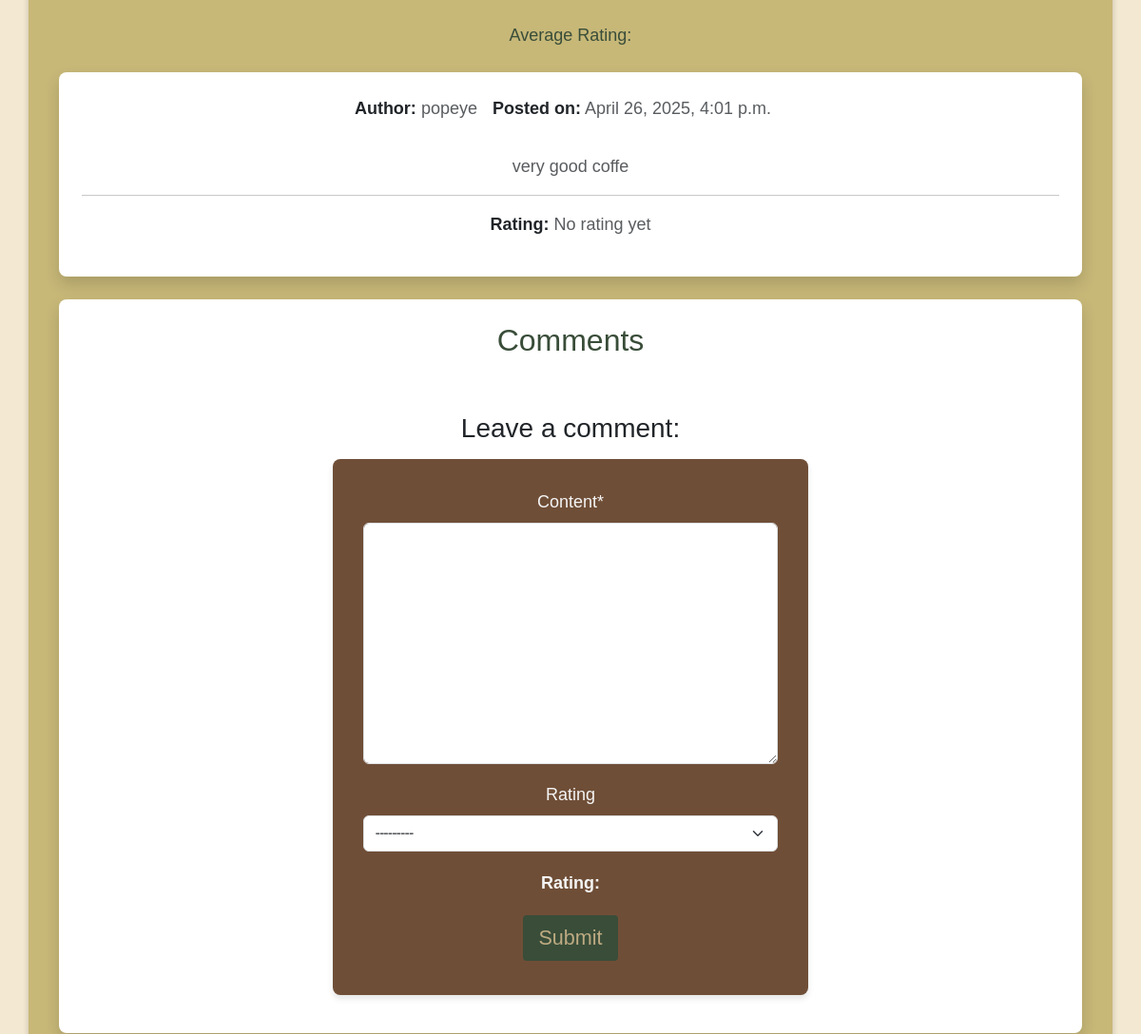
The page /blog/coffe-fine/ (signed in, middle part) on the database as committed earlier.
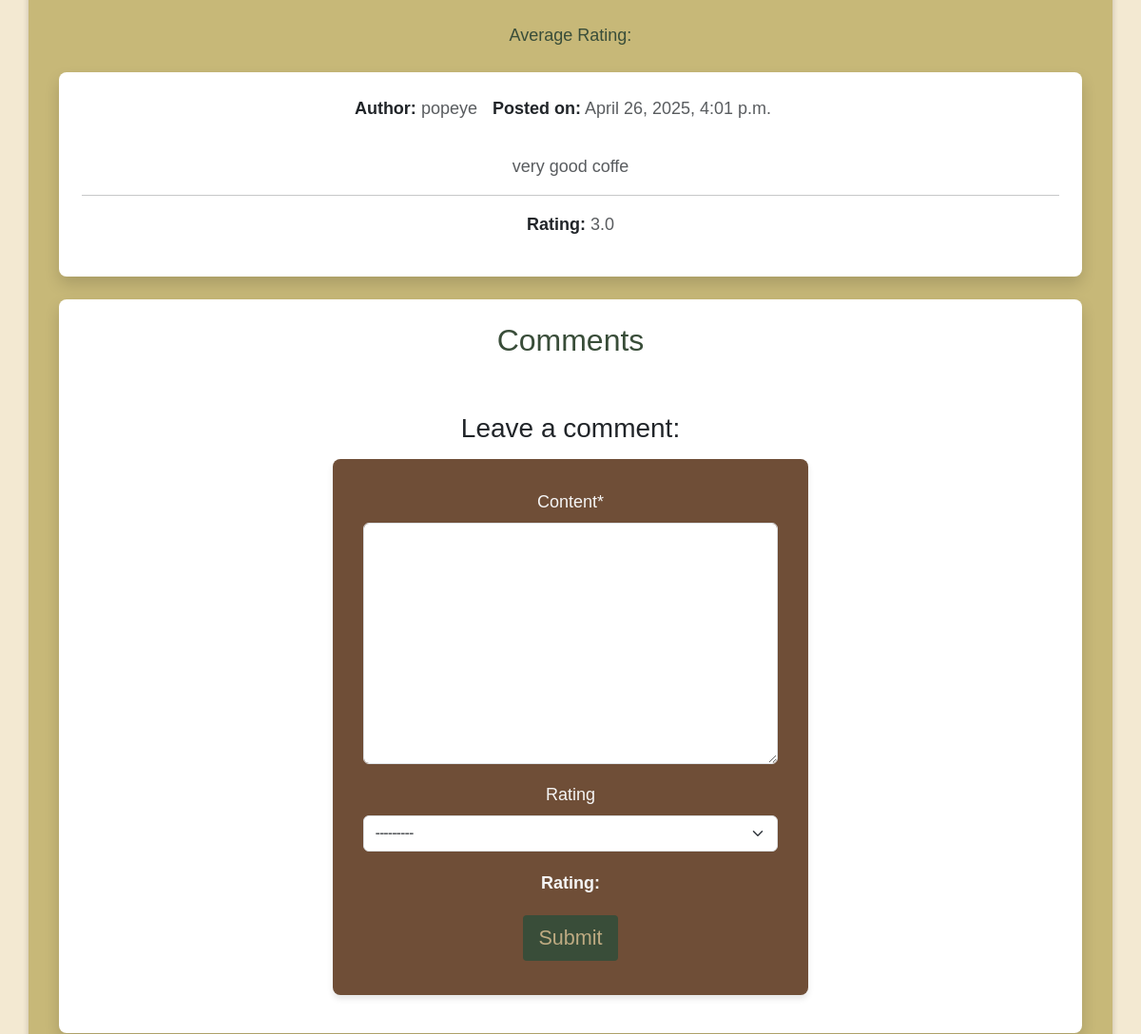
The same page on the database as committed later.
### blog/models.py (models this page shows, shortened)
class CoffeePost(models.Model):
    title = models.CharField(max_length=200, unique=True)
    slug = models.SlugField(max_length=200, unique=True, blank=True)
    description = models.TextField()
    author = models.ForeignKey(
        User, on_delete=models.CASCADE, related_name="blog_posts"
    )
    featured_image = CloudinaryField('image', default='placeholder')
    date_posted = models.DateTimeField(auto_now_add=True)
    average_rating = models.FloatField(default=0.0)
    class Meta:
        ordering = ["-date_posted"]

### blog/views.py (the view, shortened to what this page needs)
# urls.py: path('<slug:slug>/', views.post_detail, name='post_detail'),
@login_required
def post_detail(request, slug):
    post = get_object_or_404(CoffeePost, slug=slug)
    comments = Comment.objects.filter(post=post)
    comment_form = CommentForm(request.POST or None)
    rating_form = RatingForm(request.POST or None)
    context = {
        'post': post,
        'comments': comments,
        'comment_form': comment_form,
        'rating_form': rating_form,
    }
    return render(request, 'blog/post_detail.html', context)

### blog/forms.py
class CommentForm(forms.ModelForm):
    class Meta:
        model = Comment
        fields = ['content', 'rating']

class RatingForm(forms.ModelForm):
    class Meta:
        model = Rating
        fields = ['stars']
        widgets = {
            'stars': forms.Select(attrs={
                'class': 'form-select',
                'id': 'id_stars',
                'required': True
            })
        }

### blog/templates/blog/post_detail.html (shortened to what this page needs)
{% extends "base.html" %}
{% load static %}
{% load crispy_forms_tags %}
{% block content %}
<div class="wrapper">
<div class="container py-5">
    <div class="text-center mb-4">
        <p>Average Rating: {{ post.get_average_rating }}</p>
    </div>
    <div class="post-card card shadow border-0 rounded-3 p-4">
        <div class="post-metadata d-flex justify-content-center mb-3">
            <p class="me-3">
                <strong>Author:</strong> <span class="text-muted">{{ post.author }}</span>
            </p>
            <p class="me-3">
                <strong>Posted on:</strong>
                <time class="text-muted">{{ post.date_posted }}</time>
            </p>
        </div>
        <div class="post-description">
            <p class="text-muted mb-0">{{ post.description }}</p>
        </div>
        <hr class="my-3" />
        <div class="post-rating text-center">
            <p>
                <strong>Rating:</strong> <span class="text-muted">{{ post.average_rating|default:"No rating yet" }}</span>
            </p>
        </div>
    </div>
    <div class="post-card card shadow border-0 rounded-3 p-4 mt-4">
        <h2 class="text-center">Comments</h2>
        {% if user.is_authenticated %}
            <div class="mt-4">
                {% if user_comment_exists %}
                    <p class="text-muted">You have already commented on this post.</p>
                {% else %}
                    <h3 class="mb-3">Leave a comment:</h3>
                    <form method="post" class="w-100">
                        {{ comment_form | crispy }}
                        <div class="form-group mt-3">
                            <label for="id_rating"><strong>Rating:</strong></label>
                        </div>
                        <div class="text-center mt-3">
                            <button type="submit" class="btn btn-signup btn-lg">Submit</button>
                        </div>
                    </form>
                {% endif %}
            </div>
        {% endif %}
    </div>
</div>
</div>
{% endblock %}

Rows that differ between the two databases and show on the page:
changed CoffeePost "very good coffe": average_rating "No rating yet" → "3.0"
